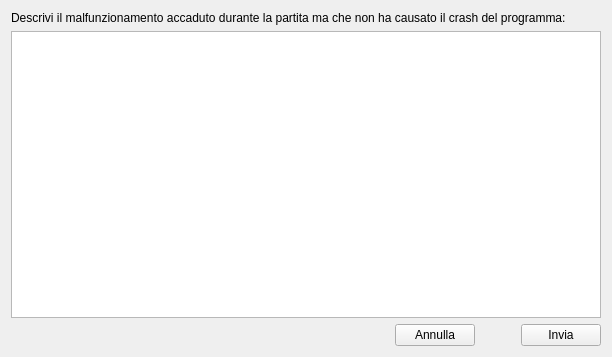
<?xml version="1.0" encoding="UTF-8"?>
<ui version="4.0">
 <class>SendTextReportForm</class>
 <widget class="QWidget" name="SendTextReportForm">
  <property name="geometry">
   <rect>
    <x>0</x>
    <y>0</y>
    <width>612</width>
    <height>357</height>
   </rect>
  </property>
  <property name="sizePolicy">
   <sizepolicy hsizetype="Fixed" vsizetype="Fixed">
    <horstretch>0</horstretch>
    <verstretch>0</verstretch>
   </sizepolicy>
  </property>
  <property name="minimumSize">
   <size>
    <width>612</width>
    <height>357</height>
   </size>
  </property>
  <property name="windowTitle">
   <string>Form</string>
  </property>
  <layout class="QGridLayout" name="gridLayout">
   <item row="0" column="0">
    <layout class="QVBoxLayout" name="verticalLayout">
     <item>
      <widget class="QLabel" name="introLabel">
       <property name="text">
        <string>&lt;html&gt;&lt;head/&gt;&lt;body&gt;&lt;p&gt;Descrivi il malfunzionamento accaduto durante la partita ma che non ha causato il crash del programma:&lt;/p&gt;&lt;/body&gt;&lt;/html&gt;</string>
       </property>
       <property name="scaledContents">
        <bool>false</bool>
       </property>
       <property name="wordWrap">
        <bool>true</bool>
       </property>
      </widget>
     </item>
     <item>
      <widget class="QTextEdit" name="userText"/>
     </item>
     <item>
      <layout class="QHBoxLayout" name="horizontalLayout">
       <item>
        <spacer name="horizontalSpacer">
         <property name="orientation">
          <enum>Qt::Horizontal</enum>
         </property>
         <property name="sizeHint" stdset="0">
          <size>
           <width>40</width>
           <height>20</height>
          </size>
         </property>
        </spacer>
       </item>
       <item>
        <widget class="QPushButton" name="closeButton">
         <property name="text">
          <string>Annulla</string>
         </property>
        </widget>
       </item>
       <item>
        <spacer name="horizontalSpacer_2">
         <property name="orientation">
          <enum>Qt::Horizontal</enum>
         </property>
         <property name="sizeType">
          <enum>QSizePolicy::Minimum</enum>
         </property>
         <property name="sizeHint" stdset="0">
          <size>
           <width>40</width>
           <height>20</height>
          </size>
         </property>
        </spacer>
       </item>
       <item>
        <widget class="QPushButton" name="sendButton">
         <property name="text">
          <string>Invia</string>
         </property>
        </widget>
       </item>
      </layout>
     </item>
    </layout>
   </item>
  </layout>
 </widget>
 <resources/>
 <connections>
  <connection>
   <sender>closeButton</sender>
   <signal>clicked()</signal>
   <receiver>SendTextReportForm</receiver>
   <slot>close()</slot>
   <hints>
    <hint type="sourcelabel">
     <x>502</x>
     <y>350</y>
    </hint>
    <hint type="destinationlabel">
     <x>265</x>
     <y>204</y>
    </hint>
   </hints>
  </connection>
  <connection>
   <sender>sendButton</sender>
   <signal>clicked()</signal>
   <receiver>SendTextReportForm</receiver>
   <slot>sendTextualReport()</slot>
   <hints>
    <hint type="sourcelabel">
     <x>581</x>
     <y>338</y>
    </hint>
    <hint type="destinationlabel">
     <x>620</x>
     <y>290</y>
    </hint>
   </hints>
  </connection>
 </connections>
 <slots>
  <slot>sendTextualReport()</slot>
 </slots>
</ui>
